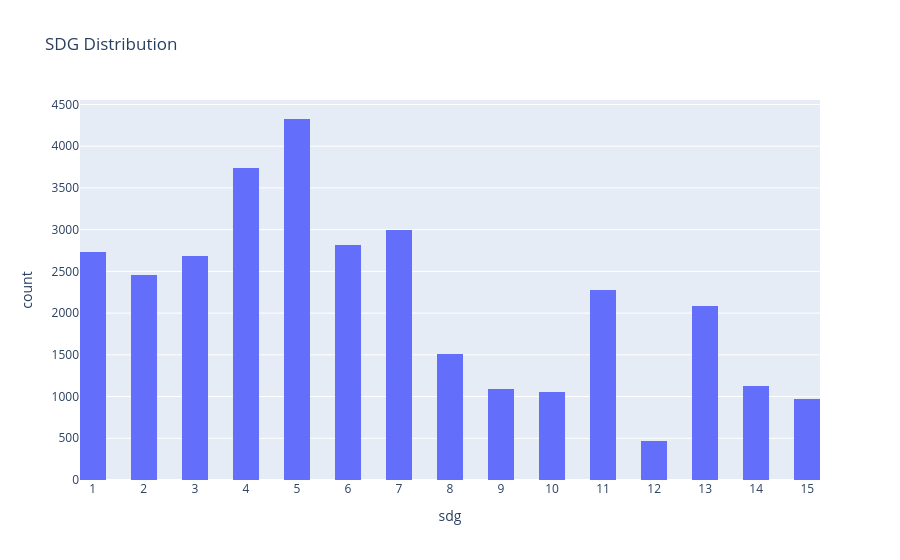

The notebook cell saved with this chart:
### Code cell
'''plot sdg distribution'''
fig = px.histogram(df, x="sdg",  nbins=30, title="SDG Distribution")
fig.update_layout(
    xaxis = dict(
        tickmode = 'linear',
        tick0 = 1,
        dtick = 1
    )
)
fig.show()

print("not evenly distributed - check when training multilabel/mutliclass classifier")

print("interestingly we see that only 15 SDGs are included. 16 and 17 seem to be missing")

### Figure 1 — Plotly figure (JSON) as saved in the notebook; plotly's stock layout.template omitted (floating-point values rounded to 4 significant figures; data arrays with more than 128 entries replaced by an {"elided": "..."} marker saying what was removed)
{"data": [{"alignmentgroup": "True", "bingroup": "x", "hovertemplate": "sdg=%{x}<br>count=%{y}<extra></extra>", "legendgroup": "", "marker": {"color": "#636efa", "pattern": {"shape": ""}}, "name": "", "nbinsx": 30, "offsetgroup": "", "orientation": "v", "showlegend": false, "type": "histogram", "x": {"elided": "32327 int values"}, "xaxis": "x", "yaxis": "y"}], "layout": {"barmode": "relative", "legend": {"tracegroupgap": 0}, "title": {"text": "SDG Distribution"}, "xaxis": {"anchor": "y", "domain": [0, 1], "dtick": 1, "tick0": 1, "tickmode": "linear", "title": {"text": "sdg"}}, "yaxis": {"anchor": "x", "domain": [0, 1], "title": {"text": "count"}}}}
